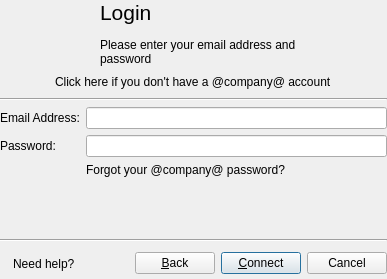
<ui version="4.0" >
 <author></author>
 <comment></comment>
 <exportmacro></exportmacro>
 <class>AddWengoAccount</class>
 <widget class="QWidget" name="AddWengoAccount" >
  <property name="geometry" >
   <rect>
    <x>0</x>
    <y>0</y>
    <width>387</width>
    <height>279</height>
   </rect>
  </property>
  <property name="windowTitle" >
   <string>@product@ - Login</string>
  </property>
  <layout class="QVBoxLayout" >
   <property name="margin" >
    <number>0</number>
   </property>
   <property name="spacing" >
    <number>6</number>
   </property>
   <item>
    <widget class="QLabel" name="loginLabel" >
     <property name="palette" >
      <palette>
       <active>
        <color>
         <red>0</red>
         <green>0</green>
         <blue>0</blue>
        </color>
        <color>
         <red>212</red>
         <green>208</green>
         <blue>200</blue>
        </color>
        <color>
         <red>255</red>
         <green>255</green>
         <blue>255</blue>
        </color>
        <color>
         <red>234</red>
         <green>229</green>
         <blue>220</blue>
        </color>
        <color>
         <red>128</red>
         <green>128</green>
         <blue>128</blue>
        </color>
        <color>
         <red>141</red>
         <green>139</green>
         <blue>133</blue>
        </color>
        <color>
         <red>255</red>
         <green>255</green>
         <blue>255</blue>
        </color>
        <color>
         <red>255</red>
         <green>255</green>
         <blue>255</blue>
        </color>
        <color>
         <red>0</red>
         <green>0</green>
         <blue>0</blue>
        </color>
        <color>
         <red>255</red>
         <green>255</green>
         <blue>255</blue>
        </color>
        <color>
         <red>212</red>
         <green>208</green>
         <blue>200</blue>
        </color>
        <color>
         <red>64</red>
         <green>64</green>
         <blue>64</blue>
        </color>
        <color>
         <red>10</red>
         <green>36</green>
         <blue>106</blue>
        </color>
        <color>
         <red>255</red>
         <green>255</green>
         <blue>255</blue>
        </color>
        <color>
         <red>0</red>
         <green>0</green>
         <blue>255</blue>
        </color>
        <color>
         <red>255</red>
         <green>0</green>
         <blue>255</blue>
        </color>
        <color>
         <red>232</red>
         <green>232</green>
         <blue>232</blue>
        </color>
       </active>
       <inactive>
        <color>
         <red>0</red>
         <green>0</green>
         <blue>0</blue>
        </color>
        <color>
         <red>212</red>
         <green>208</green>
         <blue>200</blue>
        </color>
        <color>
         <red>255</red>
         <green>255</green>
         <blue>255</blue>
        </color>
        <color>
         <red>234</red>
         <green>229</green>
         <blue>220</blue>
        </color>
        <color>
         <red>128</red>
         <green>128</green>
         <blue>128</blue>
        </color>
        <color>
         <red>141</red>
         <green>139</green>
         <blue>133</blue>
        </color>
        <color>
         <red>255</red>
         <green>255</green>
         <blue>255</blue>
        </color>
        <color>
         <red>255</red>
         <green>255</green>
         <blue>255</blue>
        </color>
        <color>
         <red>0</red>
         <green>0</green>
         <blue>0</blue>
        </color>
        <color>
         <red>255</red>
         <green>255</green>
         <blue>255</blue>
        </color>
        <color>
         <red>212</red>
         <green>208</green>
         <blue>200</blue>
        </color>
        <color>
         <red>64</red>
         <green>64</green>
         <blue>64</blue>
        </color>
        <color>
         <red>212</red>
         <green>208</green>
         <blue>200</blue>
        </color>
        <color>
         <red>0</red>
         <green>0</green>
         <blue>0</blue>
        </color>
        <color>
         <red>0</red>
         <green>0</green>
         <blue>255</blue>
        </color>
        <color>
         <red>255</red>
         <green>0</green>
         <blue>255</blue>
        </color>
        <color>
         <red>232</red>
         <green>232</green>
         <blue>232</blue>
        </color>
       </inactive>
       <disabled>
        <color>
         <red>106</red>
         <green>104</green>
         <blue>100</blue>
        </color>
        <color>
         <red>212</red>
         <green>208</green>
         <blue>200</blue>
        </color>
        <color>
         <red>255</red>
         <green>255</green>
         <blue>255</blue>
        </color>
        <color>
         <red>233</red>
         <green>231</green>
         <blue>227</blue>
        </color>
        <color>
         <red>128</red>
         <green>128</green>
         <blue>128</blue>
        </color>
        <color>
         <red>141</red>
         <green>139</green>
         <blue>133</blue>
        </color>
        <color>
         <red>106</red>
         <green>104</green>
         <blue>100</blue>
        </color>
        <color>
         <red>255</red>
         <green>255</green>
         <blue>255</blue>
        </color>
        <color>
         <red>106</red>
         <green>104</green>
         <blue>100</blue>
        </color>
        <color>
         <red>212</red>
         <green>208</green>
         <blue>200</blue>
        </color>
        <color>
         <red>212</red>
         <green>208</green>
         <blue>200</blue>
        </color>
        <color>
         <red>0</red>
         <green>0</green>
         <blue>0</blue>
        </color>
        <color>
         <red>10</red>
         <green>36</green>
         <blue>106</blue>
        </color>
        <color>
         <red>255</red>
         <green>255</green>
         <blue>255</blue>
        </color>
        <color>
         <red>0</red>
         <green>0</green>
         <blue>255</blue>
        </color>
        <color>
         <red>255</red>
         <green>0</green>
         <blue>255</blue>
        </color>
        <color>
         <red>232</red>
         <green>232</green>
         <blue>232</blue>
        </color>
       </disabled>
      </palette>
     </property>
     <property name="text" >
      <string>&lt;span style="font-size:16pt;">Login&lt;/span>&lt;br>&lt;br>&lt;span>Please enter your email address and&lt;br>password&lt;/span></string>
     </property>
     <property name="indent" >
      <number>100</number>
     </property>
    </widget>
   </item>
   <item>
    <layout class="QHBoxLayout" >
     <property name="margin" >
      <number>0</number>
     </property>
     <property name="spacing" >
      <number>6</number>
     </property>
     <item>
      <spacer>
       <property name="orientation" >
        <enum>Qt::Horizontal</enum>
       </property>
       <property name="sizeHint" >
        <size>
         <width>0</width>
         <height>20</height>
        </size>
       </property>
      </spacer>
     </item>
     <item>
      <widget class="LinkLabel" name="createWengoAccountLabel" >
       <property name="text" >
        <string>Click here if you don't have a @company@ account</string>
       </property>
      </widget>
     </item>
     <item>
      <spacer>
       <property name="orientation" >
        <enum>Qt::Horizontal</enum>
       </property>
       <property name="sizeHint" >
        <size>
         <width>0</width>
         <height>20</height>
        </size>
       </property>
      </spacer>
     </item>
    </layout>
   </item>
   <item>
    <widget class="Line" name="line" >
     <property name="orientation" >
      <enum>Qt::Horizontal</enum>
     </property>
    </widget>
   </item>
   <item>
    <layout class="QGridLayout" >
     <property name="margin" >
      <number>0</number>
     </property>
     <property name="spacing" >
      <number>6</number>
     </property>
     <item row="1" column="1" >
      <widget class="QLineEdit" name="password" >
       <property name="echoMode" >
        <enum>QLineEdit::Password</enum>
       </property>
      </widget>
     </item>
     <item row="1" column="0" >
      <widget class="QLabel" name="passwordLabel" >
       <property name="text" >
        <string>Password:</string>
       </property>
      </widget>
     </item>
     <item row="0" column="1" >
      <widget class="QLineEdit" name="email" />
     </item>
     <item row="2" column="1" >
      <widget class="LinkLabel" name="forgotPasswordLabel" >
       <property name="sizePolicy" >
        <sizepolicy>
         <hsizetype>0</hsizetype>
         <vsizetype>0</vsizetype>
         <horstretch>0</horstretch>
         <verstretch>0</verstretch>
        </sizepolicy>
       </property>
       <property name="text" >
        <string>Forgot your @company@ password?</string>
       </property>
      </widget>
     </item>
     <item row="0" column="0" >
      <widget class="QLabel" name="emailAddressLabel" >
       <property name="text" >
        <string>Email Address:</string>
       </property>
      </widget>
     </item>
    </layout>
   </item>
   <item>
    <spacer>
     <property name="orientation" >
      <enum>Qt::Vertical</enum>
     </property>
     <property name="sizeHint" >
      <size>
       <width>251</width>
       <height>44</height>
      </size>
     </property>
    </spacer>
   </item>
   <item>
    <widget class="Line" name="line_2" >
     <property name="orientation" >
      <enum>Qt::Horizontal</enum>
     </property>
    </widget>
   </item>
   <item>
    <layout class="QHBoxLayout" >
     <property name="margin" >
      <number>0</number>
     </property>
     <property name="spacing" >
      <number>6</number>
     </property>
     <item>
      <widget class="QLabel" name="label_4" >
       <property name="text" >
        <string/>
       </property>
       <property name="pixmap" >
        <pixmap resource="../../../../resources/wengophone.qrc" >:/pics/help.png</pixmap>
       </property>
      </widget>
     </item>
     <item>
      <widget class="LinkLabel" name="helpLabel" >
       <property name="text" >
        <string>Need help?</string>
       </property>
      </widget>
     </item>
     <item>
      <spacer>
       <property name="orientation" >
        <enum>Qt::Horizontal</enum>
       </property>
       <property name="sizeHint" >
        <size>
         <width>0</width>
         <height>31</height>
        </size>
       </property>
      </spacer>
     </item>
     <item>
      <widget class="QPushButton" name="backButton" >
       <property name="text" >
        <string>&amp;Back</string>
       </property>
      </widget>
     </item>
     <item>
      <widget class="QPushButton" name="loginButton" >
       <property name="text" >
        <string>&amp;Connect</string>
       </property>
       <property name="default" >
        <bool>true</bool>
       </property>
      </widget>
     </item>
     <item>
      <widget class="QPushButton" name="cancelButton" >
       <property name="text" >
        <string>Cancel</string>
       </property>
      </widget>
     </item>
    </layout>
   </item>
  </layout>
 </widget>
 <pixmapfunction></pixmapfunction>
 <customwidgets>
  <customwidget>
   <class>LinkLabel</class>
   <extends>QLabel</extends>
   <header>qtutil/LinkLabel.h</header>
   <container>0</container>
   <pixmap></pixmap>
  </customwidget>
 </customwidgets>
 <tabstops>
  <tabstop>email</tabstop>
  <tabstop>password</tabstop>
  <tabstop>backButton</tabstop>
  <tabstop>loginButton</tabstop>
 </tabstops>
 <resources>
  <include location="../../../../resources/wengophone.qrc" />
 </resources>
 <connections/>
</ui>
